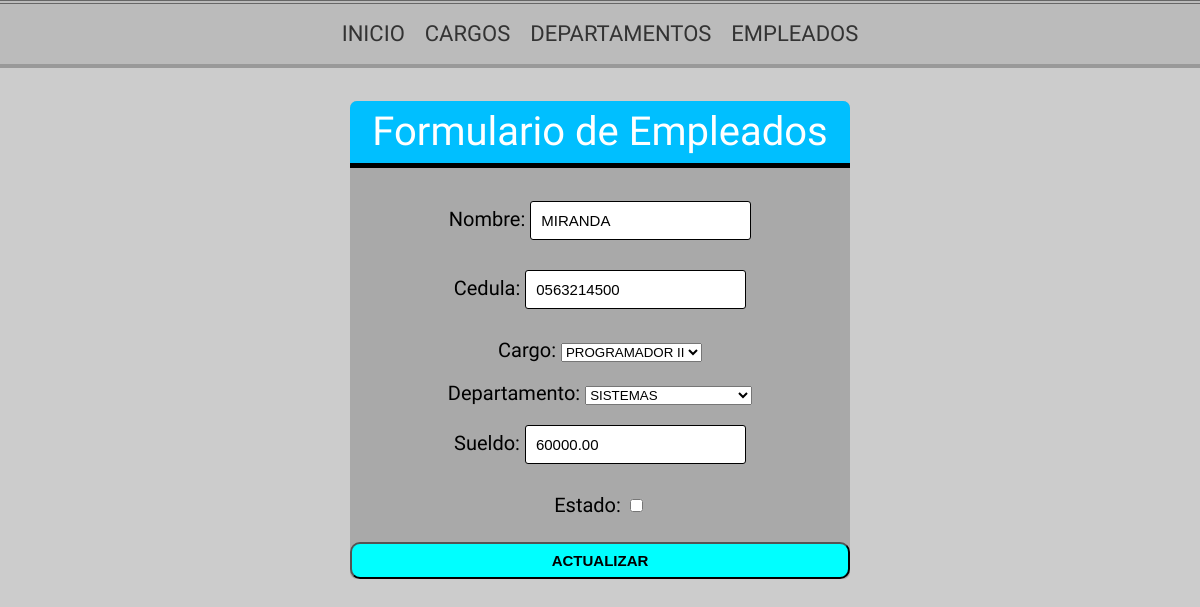
/editarEmpleado/9/, run on the app's committed database.
### mantenimiento/models.py (models this page shows, shortened)
class Empleado(models.Model):
    id = models.AutoField(primary_key=True)
    nombre = models.CharField(max_length=100,blank=False,null=True)
    cedula = models.CharField(max_length=10,blank=False,null=True)
    cargo = models.ForeignKey(Cargo, on_delete=models.CASCADE)
    departamento = models.ForeignKey(Departamento, on_delete=models.CASCADE)
    sueldo = models.DecimalField(max_digits=8,decimal_places=2,blank=False,null=True)
    estado = models.BooleanField(default=True)
    fecha_creacion = models.DateTimeField(auto_now_add=False,auto_now=True)
    class Meta:
        verbose_name = "Empleado"
        verbose_name_plural = "Empleados"
        ordering = ['nombre']

### mantenimiento/views.py (the view)
# urls.py: path('editarEmpleado/<int:id>/',editarEmpleado ,name="editarEmpleado"),
def editarEmpleado(request,id):
    error, empleado_form= None, None
    try:
        empleado = Empleado.objects.get(id=id)
        if request.method == "GET":
            empleado_form = EmpleadoForm(instance=empleado)
        else:
            empleado_form = EmpleadoForm(request.POST,instance=empleado)
        if empleado_form.is_valid():
            empleado_form.save()
            return redirect('empleado')
    except Exception as e:
            error = e
    empleados = Empleado.objects.all()
    return render(request, "pages/insertarEmpleado.html",{'EmpleadoForm':empleado_form,'empleados':empleados, 'accion':'Actualizar'})

### mantenimiento/forms.py
class EmpleadoForm(forms.ModelForm):
    class Meta:
        model = Empleado
        fields = "__all__"
        widgets = {
            'nombre':forms.TextInput(attrs={
                'placeholder':'Ingrese su nombre',
                'class':'input',
                'required':True
            }),
            'cedula':forms.TextInput(attrs={
                'placeholder':'Ingrese su n° de cédula',
                'class':'input',
                'required':True
            }),
            'sueldo':forms.TextInput(attrs={
                'placeholder':'Ingrese su sueldo(USD)',
                'class':'input',
                'required':True
            })
        }

### mantenimiento/models.py (called while the page is built)
    def __str__(self):
        return self.descripcion

    def __str__(self):
        return self.descripcion

### templates/pages/insertarEmpleado.html (shortened to what this page needs)
{% extends "inicio.html" %}
{% load static %}
{% load static %}
{% block css %}
<link rel="stylesheet" href="{% static 'css/form.css' %}"/>
{% endblock %}
{% block contenido %}
<form method="POST" class="form">
      <h2 class="titulo-form">Formulario de Empleados</h2>
      {{EmpleadoForm.as_p}}
      <button id="enviar" type="submit" name="enviar" class="boton">{{accion}}</button>
    </form>
{% endblock %}

### static/css/styles.css (style rules this page uses)
body, html { margin: 0; padding: 0; background: #ccc; text-align: center; font-family: "Yanone Kaffeesatz", sans-serif; font-size: 20px; line-height: 22px; }

### static/css/form.css (style rules this page uses)
.form { width: 98%; max-width: 500px; margin: auto; background-color:darkgray; border-radius: 7px; }
.titulo-form { background: deepskyblue; color:white; padding: 20px; text-align: center; font-weight: 100; font-size: 40px; border-top-left-radius: 7px; border-top-right-radius: 7px; border-bottom: 5px solid black; }
input { margin-bottom: 10px; padding: 10px; font-size: 15px; border-radius: 3px; border: 1px solid; }
.boton { display: block; width: 100%; padding: 8px; border-radius: 10px; cursor: pointer; font-weight: 900; font-size: 15px; text-transform: uppercase; background-color:aqua; }

### data on the page
Empleado: nombre "MIRANDA", cedula "0563214500", cargo "PROGRAMADOR II", departamento "SISTEMAS", sueldo "60000.00"

### other printed values
{{ accion }} "ACTUALIZAR"
